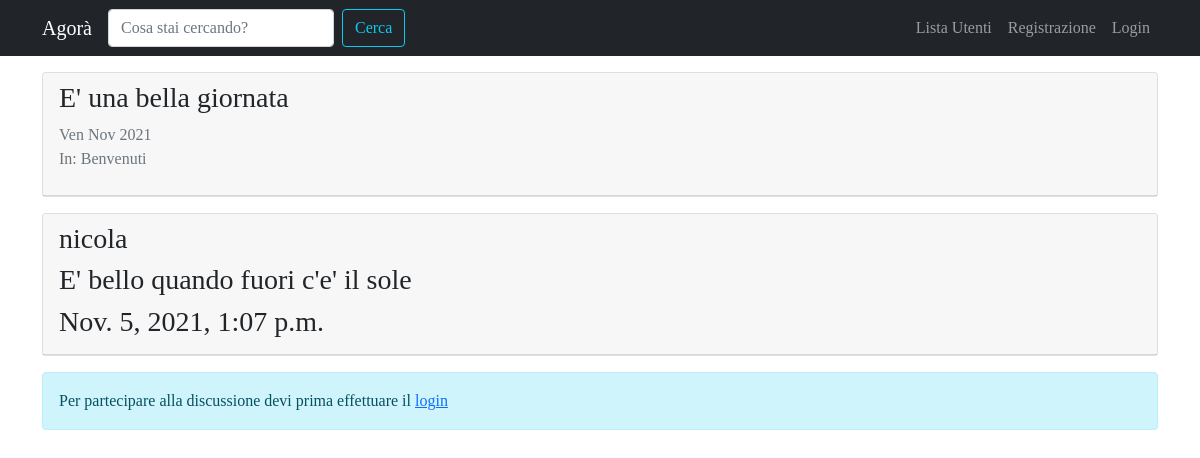
The page /forum/discussione/5/ on the database as committed earlier.
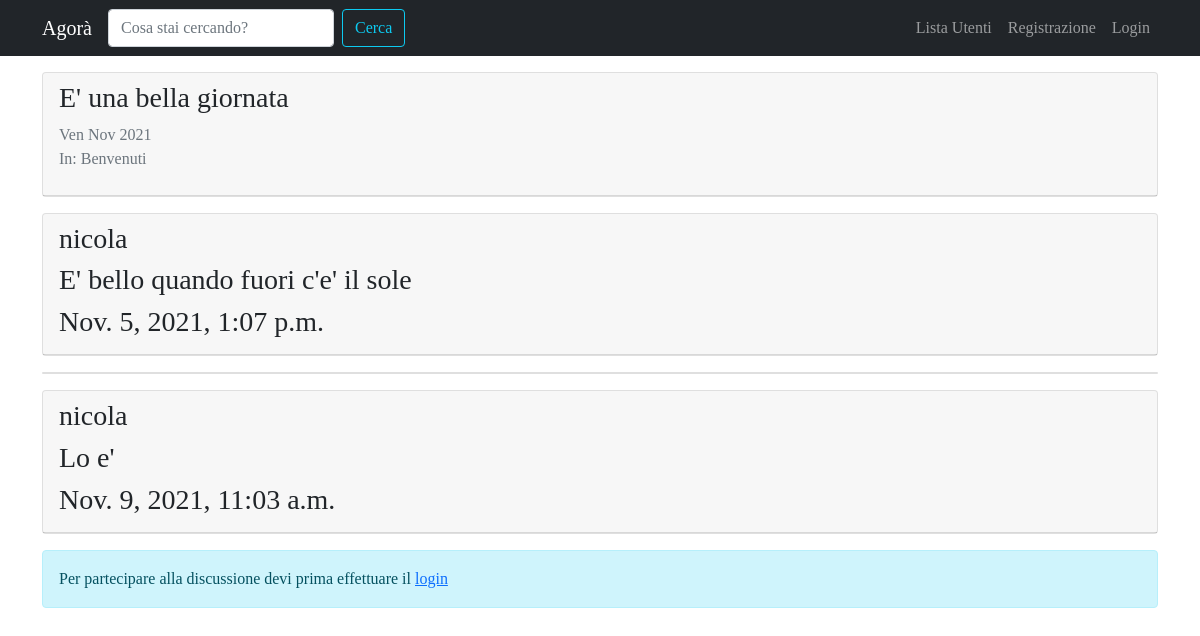
The same page on the database as committed later.
### forum/models.py (models this page shows, shortened)
class Discussione(models.Model):
    titolo = models.CharField(max_length=120)
    data_creazione = models.DateTimeField(auto_now_add=True)
    autore_discussione = models.ForeignKey(User, on_delete=models.CASCADE, related_name="discussioni")
    sezione_appartenenza = models.ForeignKey(Sezione, on_delete=models.CASCADE)
    class Meta:
        verbose_name = "Discussione"
        verbose_name_plural = "Discussioni"

class Post(models.Model):
    autore_post = models.ForeignKey(User, on_delete=models.CASCADE, related_name='posts')
    contenuto = models.TextField()
    data_creazione = models.DateTimeField(auto_now_add=True)
    discussione = models.ForeignKey(Discussione, on_delete=models.CASCADE)
    class Meta:
        verbose_name = "Post"
        verbose_name_plural = 'Posts'

class Sezione(models.Model):
    nome_sezione = models.CharField(max_length=80)
    descrizione = models.CharField(max_length=150, blank=True, null=True)
    logo_sezione = models.ImageField(blank=True, null=True)
    def __str__(self):
        return self.nome_sezione
    class Meta:
        verbose_name = "Sezione"
        verbose_name_plural = "Sezioni"

### forum/views.py (the view)
# urls.py: path('discussione/<int:pk>/', views.visualizza_discussione, name='visualizza_discussione'),
def visualizza_discussione(request, pk):
    discussione = get_object_or_404(Discussione, pk=pk)
    posts_discussione = Post.objects.filter(discussione=discussione)
    form_risposta = PostModelForm()
    context = {'discussione': discussione, 'posts_discussione': posts_discussione, "form_risposta": form_risposta}
    return render(request, "forum/singola_discussione.html", context)

### forum/forms.py
class PostModelForm(forms.ModelForm):
    class Meta:
        model = Post
        fields = ["contenuto"]
        widgets = {
            "contenuto": forms.Textarea(attrs={'rows': '5'})
        }
        labels = {"contenuto": "Messaggio"}

### forum/templates/forum/singola_discussione.html (shortened to what this page needs)
{% extends 'base.html' %}
{% load crispy_forms_tags %}
{% block content %}
    {% for post in posts_discussione %}
    <div class="card my-3">
        {% if forloop.first %}
        <div class="card-header">
            <h3>{{ discussione.titolo }}</h3>
            <p class="text-muted">{{ discussione.data_creazione|date:"D M Y" }}
            <br>In: {{ discussione.sezione_appartenenza }}</p>
        </div>
        {% endif %}
    </div>
        <div class="card my-3">
            <div class="card-header">
                <h3> {{ post.autore_post }} </h3>
                <h3> {{ post.contenuto }} </h3>
                <h3> {{ post.data_creazione }} </h3>
            </div>
        </div>
    {% endfor %}
    {% if request.user.is_authenticated %}
        {% include 'forum/form_risposta.html' %}
    {% else %}
        <div class="alert alert-info" role="alert">
            Per partecipare alla discussione devi prima effettuare il <a href="{% url 'login' %}?next={{ request.get_full_path }}">login</a>
        </div>
    {% endif %}
{% endblock content %}

Rows that differ between the two databases and show on the page:
added Post: autore_post "nicola", contenuto "Lo e'", data_creazione "Nov. 9, 2021, 11:03 a.m."
